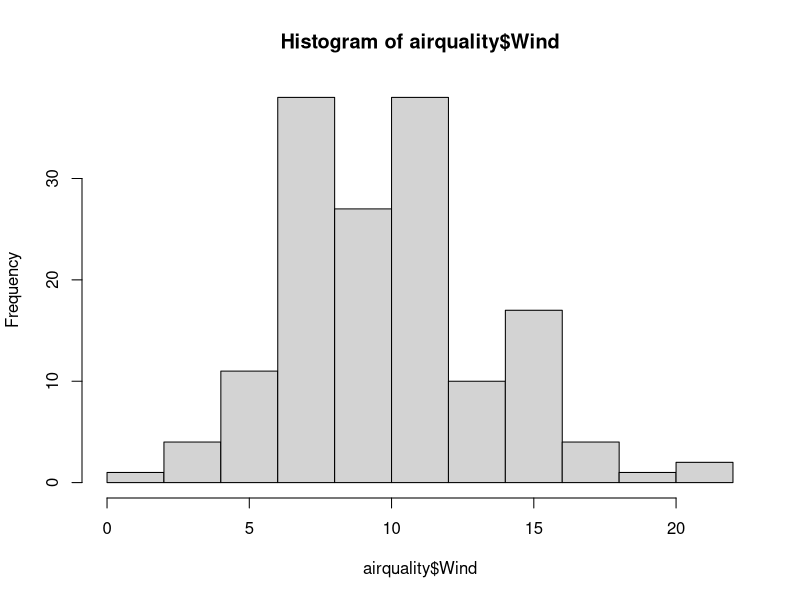
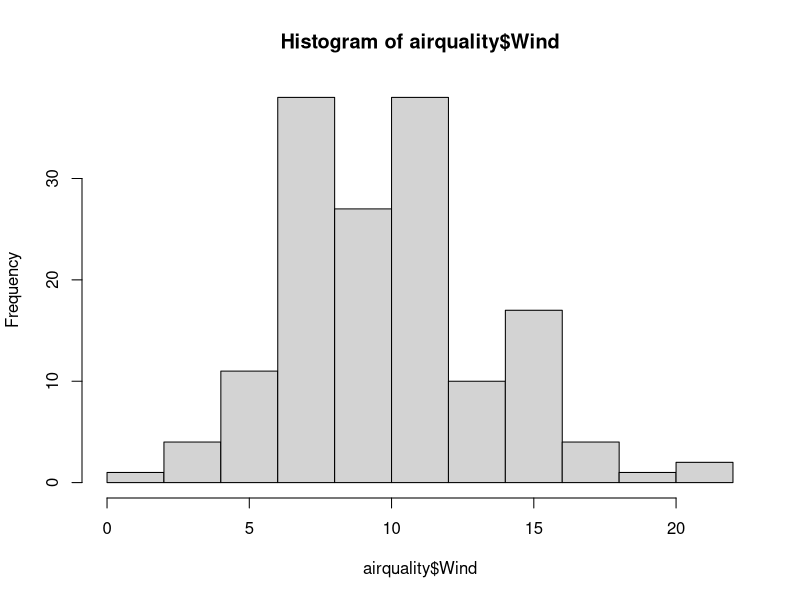
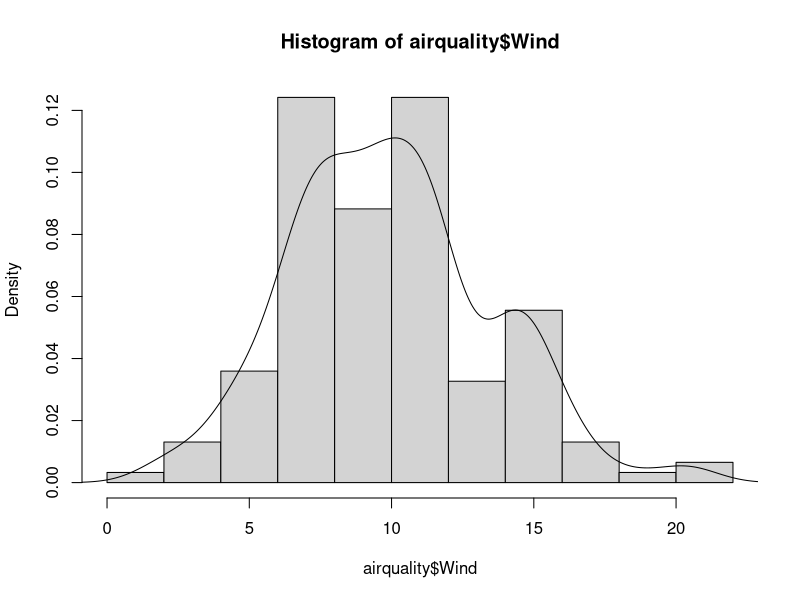
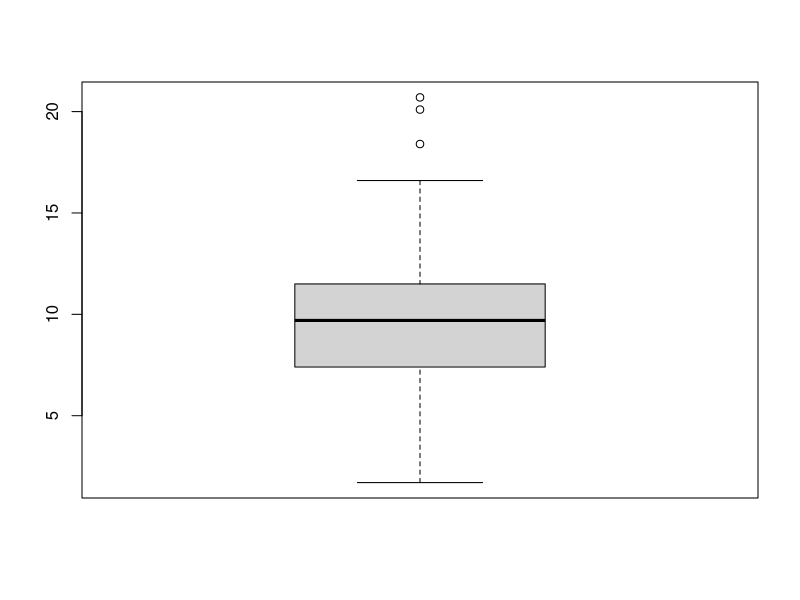
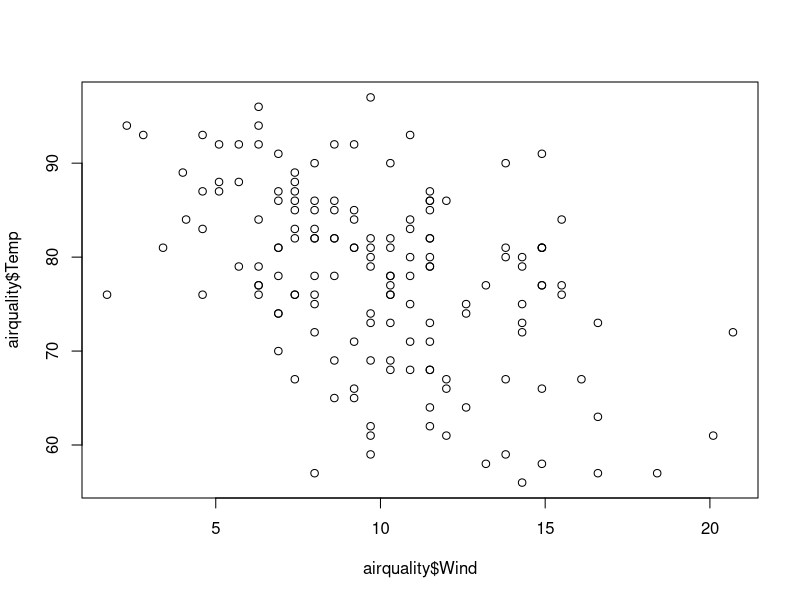

The R script that drew these images, in order:
data("airquality")
View(airquality)

#buat histogram variabel Wind
hist(airquality$Wind)
#buat histogram variabel Wind
hist(airquality$Wind)
#buat histogram Wind dengan skala density
hist(airquality$Wind,
     probability = TRUE)
#Tambahkan kurva density pada histogram
lines(density(airquality$Wind, na.rm = TRUE))


#buat boxplot variabel Wind
boxplot(airquality$Wind)
#buat stem-and-leaf plot variabel Wind
stem(airquality$Wind)


#buat scatter plot antara Wind dan Temperature
plot(airquality$Wind, airquality$Temp)
